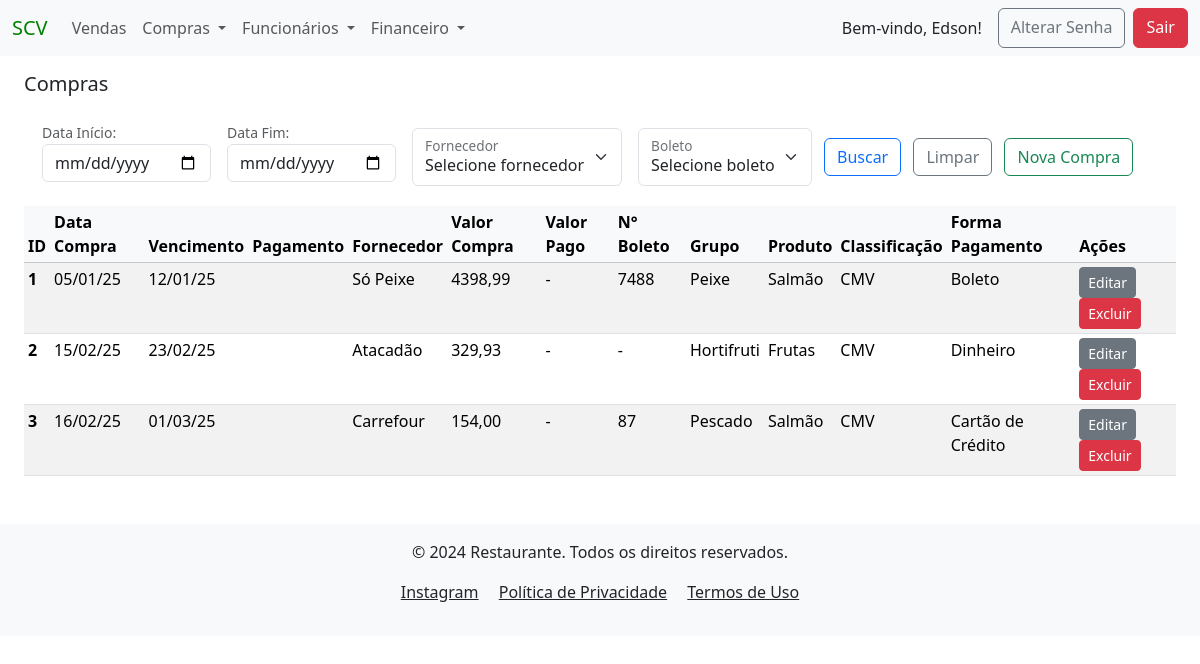
The page /compras/ (signed in) on the database as committed earlier.
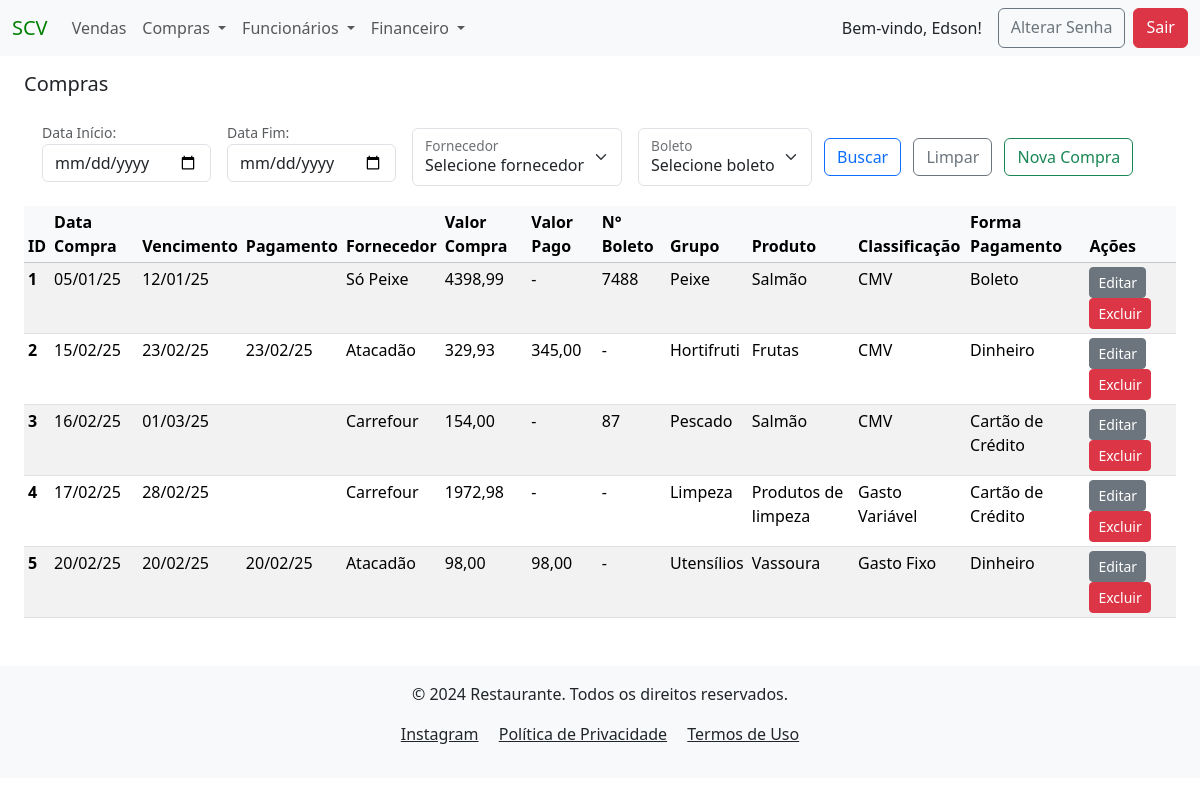
The same page on the database as committed later.
### compras/models.py (models this page shows)
class Compras(models.Model):
    classificacao_choices = [
                        ('CMV', 'CMV'),
                        ('Gasto Fixo', 'Gasto Fixo'),
                        ('Gasto Variável', 'Gasto Variável')
                        ]
    tipo_pagamento = [
                    ('Dinheiro', 'Dinheiro'),
                    ('Cartão de Crédito', 'Cartão de Crédito'),
                    ('Cartão Débito', 'Cartão Débito'),
                    ('Pix', 'Pix'),
                    ('Cheque', 'Cheque'),
                    ('Transferência', 'Transferência'),
                    ('Boleto', 'Boleto'),
                    ('Débito Automático', 'Débito Automático')
    ]
    created_at = models.DateTimeField(auto_now_add=True)
    data_compra = models.DateField(verbose_name="Data da Venda", null=False, blank=False)
    data_vencimento = models.DateField(verbose_name="Data do Vencimento", null=True, blank=False)
    data_pagamento = models.DateField(verbose_name="Data do Pagamento", null=True, blank=True)
    fornecedor = models.ForeignKey(Fornecedor, on_delete=models.PROTECT, verbose_name="Fornecedor", null=False, blank=False)
    valor_compra = models.DecimalField(verbose_name="Valor da Compra", max_digits=9, decimal_places=2, null=False, blank=False)
    valor_pago = models.DecimalField(verbose_name="Valor de Pagamento", max_digits=9, decimal_places=2, null=True, blank=True)
    qtd = models.CharField(verbose_name="Quantidade", max_length=10, null=True, blank=True)
    numero_boleto = models.CharField(verbose_name="Boleto", max_length=10, null=True, blank=True)
    grupo_produto = models.CharField(verbose_name="Grupo do Produto", max_length=20, null=True, blank=False)
    produto = models.CharField(verbose_name="Produto", max_length=20, null=True, blank=False)
    classificacao = models.CharField(verbose_name="Classificação", choices=classificacao_choices, max_length=20, null=True, blank=False)
    forma_pagamento = models.CharField(verbose_name="Forma de Pagamento", choices=tipo_pagamento, max_length=17, null=True, blank=False)
    observacao = models.CharField(verbose_name="Observação", max_length=35, null=True, blank=True)
    author = models.ForeignKey(User, on_delete=models.PROTECT, blank=False, default=1)
    dt_atualizado = models.DateTimeField(auto_now=True, null=False, blank=False)

class Fornecedor(models.Model):
    created_at = models.DateTimeField(auto_now_add=True)
    nome_empresa = models.CharField(verbose_name="Fornecedor", max_length=50, blank=False, unique=True)
    cnpj = models.CharField(verbose_name="CNPJ", max_length=14, null=True, blank=True)
    nome_contato = models.CharField(verbose_name="Contato", max_length=35, null=True, blank=True)
    telefone = models.CharField(verbose_name="Telefone", max_length=15, null=True, blank=True)
    email = models.CharField(verbose_name="E-mail", max_length=40, null=True, blank=True)
    endereco = models.CharField(verbose_name="Endereço", max_length=255, null=True, blank=True)
    cep = models.CharField(verbose_name="CEP", max_length=8, null=True, blank=True)
    numero = models.CharField(verbose_name="Número", max_length=10, null=True, blank=True)
    bairro = models.CharField(verbose_name="Bairro", max_length=20, null=True, blank=True)
    cidade = models.CharField(verbose_name="Cidade", max_length=30, null=True, blank=True)
    author = models.ForeignKey(User, on_delete=models.PROTECT, blank=False, default=1)
    dt_atualizado = models.DateTimeField(auto_now=True, null=False, blank=False)
    def __str__(self):
        return f"{self.nome_empresa}"

### compras/views.py (the view, shortened to what this page needs)
# urls.py: path('compras/', ComprasListView.as_view(), name="compras_list"),
class ComprasListView(LoginRequiredMixin, PermissionRequiredMixin,ListView):
    model = Compras
    permission_required = 'compras.view_compras'  # Permissão para visualizar objetos'
    def get_queryset(self):
        queryset = Compras.objects.all()
        data_inicio = self.request.GET.get('data_inicio')
        data_fim = self.request.GET.get('data_fim')
        fornecedor_selecionado = self.request.GET.getlist('fornecedor[]')
        boleto_selecionado = self.request.GET.getlist('numero_boleto[]')
        if data_inicio:
            queryset = queryset.filter(data_compra__gte=data_inicio)
        if data_fim:
            queryset = queryset.filter(data_compra__lte=data_fim)
        fornecedor_selecionado = [f for f in fornecedor_selecionado if f]  # Remove valores vazios
        if fornecedor_selecionado:  # Só aplica o filtro se a lista não estiver vazia
            queryset = queryset.filter(fornecedor__id__in=fornecedor_selecionado)
        boleto_selecionado = [b for b in boleto_selecionado if b]  # Remove valores vazios
        if boleto_selecionado:
            queryset = queryset.filter(numero_boleto__in=boleto_selecionado)
        return queryset
    def get_context_data(self, **kwargs):
        context = super().get_context_data(**kwargs)
        context['fornecedores'] = Fornecedor.objects.all()
        context['numero_boleto'] = Compras.objects.values_list('numero_boleto', flat=True).distinct()
        return context

### compras/templates/compras/compras_list.html (shortened to what this page needs)
{% extends 'global/base.html' %}
{% block content %}
    <h5 class="mb-4 mt-3">Compras</h5>
    <div class="container">
        <form action="" method="GET" class="d-flex align-items-center">
            <div class="mb-2 me-2">
                <small for="data_inicio" class="form-text">Data Início:</small>
                <input type="date" class="form-control" id="data_inicio" name="data_inicio" value="{{ request.GET.data_inicio }}">
            </div>
            <div class="mb-2 ms-2 me-2">
                <small for="data_fim" class="form-text">Data Fim:</small>
                <input type="date" class="form-control" id="data_fim" name="data_fim" value="{{ request.GET.data_fim }}">
            </div>
            <div class="form-floating ms-2 me-2 mt-1">
                <select class="form-select" id="floatingSelect" name="fornecedor[]" aria-label="Floating label select example">
                    <option value="">Selecione fornecedor</option>
                </select>
                <label for="floatingSelect">Fornecedor</label>
            </div>
            <div class="form-floating me-2 ms-2 mt-1">
                <select class="form-select" id="floatingSelect" name="numero_boleto[]" aria-label="Floating label select example">
                    <option value="">Selecione boleto</option>
                </select>
                    <label for="floatingSelect">Boleto</label>
            </div>
            <div class="mb-1 ms-1 mt-2">
                <button type="submit" class="btn btn-outline-primary me-2" name="buscar_compras">Buscar</button>
                <a href="{% url 'compras_list' %}" class="btn btn-outline-secondary me-2">Limpar</a>
                <a href="{% url 'create_compras' %}" class="btn btn-outline-success me-2">Nova Compra</a>
            </div>
        </form>
    </div>
    {% if compras_list %}
        <table class="table table-sm table-striped table-hover mt-3">
            <thead class="table-light">
            <tr>
                <th scope="col">ID</th>
                <th scope="col">Data Compra</th>
                <th scope="col">Vencimento</th>
                <th scope="col">Pagamento</th>
                <th scope="col">Fornecedor</th>
                <th scope="col">Valor Compra</th>
                <th scope="col">Valor Pago</th>
                <th scope="col">N° Boleto</th>
                <th scope="col">Grupo</th>
                <th scope="col">Produto</th>
                <th scope="col">Classificação</th>
                <th scope="col">Forma Pagamento</th>
                <th scope="col">Ações</th>
            </tr>
            </thead>
            <tbody>
                {% for compras in compras_list %}
                    <tr>
                        <th scope="row" >{{ compras.pk }}</th>
                        <td>{{ compras.data_compra| date:"d/m/y"}}</td>
                        <td>{{ compras.data_vencimento| date:"d/m/y"}}</td>
                        <td>{{ compras.data_pagamento| date:"d/m/y"}}</td>
                        <td>{{ compras.fornecedor }}</td>
                        <td>{{ compras.valor_compra| floatformat:2| default:"-" }}</td>
                        <td>{{ compras.valor_pago| floatformat:2| default:"-" }}</td>
                        <td>{{ compras.numero_boleto| default:"-" }}</td>
                        <td>{{ compras.grupo_produto| default:"-" }}</td>
                        <td>{{ compras.produto| default:"-" }}</td>
                        <td>{{ compras.classificacao| default:"-" }}</td>
                        <td>{{ compras.forma_pagamento| default:"-" }}</td>
                        <td>
                            <a href="{% url 'update_compras' pk=compras.pk %}" class="btn btn-secondary btn-sm" >Editar</a>
                            <a href="{% url 'delete_compras' pk=compras.pk %}" class="btn btn-danger btn-sm" >Excluir</a>
                        </td>
                    </tr>
                {% endfor %}
            </tbody>
        </table>
    {% else %}
        <div class="container">
            <div class="alert alert-warning mt-3" role="alert">
                Não há compras para o filtro selecionado.
            </div>
        </div>
    {% endif %}
{% endblock content %}

### project/templates/global/base.html (shortened to what this page needs)
<!DOCTYPE html>
<html lang="pt-br">
  <head>
    <link href="https://cdn.jsdelivr.net/npm/bootstrap@5.3.3/dist/css/bootstrap.min.css" rel="stylesheet">
  </head>
  <body>
    <nav class="navbar navbar-expand-lg bg-body-tertiary">
      <div class="container-fluid">
        <a class="navbar-brand" href="{% url 'menu' %}" style="color: green">SCV</a>
        <div class="collapse navbar-collapse" id="navbarSupportedContent">
          <ul class="navbar-nav me-auto mb-2 mb-lg-0">
            <li class="nav-item">
              <a class="nav-link" href="{% url 'venda_list' %}">Vendas</a>
            <li class="nav-item dropdown">
              <a class="nav-link dropdown-toggle" href="#" role="button" data-bs-toggle="dropdown" aria-expanded="false">
                Compras
              </a>
            </li>
            <li class="nav-item dropdown">
              <a class="nav-link dropdown-toggle" href="#" role="button" data-bs-toggle="dropdown" aria-expanded="false">
                Funcionários
              </a>
            </li>
            <li class="nav-item dropdown">
              <a class="nav-link dropdown-toggle" href="#" role="button" data-bs-toggle="dropdown" aria-expanded="false">
              Financeiro
              </a>
            </li>
          </ul>
          <div class="d-flex ms-auto">
            {% if user.is_authenticated %}
              <span class="navbar-text text-dark me-3">
                Bem-vindo, {{ user.first_name }}!
              </span>
              <a href="{% url 'password_change' %}" class="btn btn-outline-secondary me-2">Alterar Senha</a>
              <a href="{% url 'logout' %}" class="btn btn-danger">Sair</a>
            {% else %}
              <a href="{% url 'login' %}" class="btn btn-outline-light">Login</a>
            {% endif %}
          </div>
        </div>
      </div>
    </nav>
    <main class="container-fluid px-4">
        {% block content %}{% endblock content %}
    </main>
      <footer class="bg-body-tertiary text-dark py-3 mt-5">
        <div class="container text-center">
            <p>&copy; 2024 Restaurante. Todos os direitos reservados.</p>
            <p>
                <a href="https://www.instagram.com/sushicasaverde/"
                    class="text-dark me-3"
                    target="_blank"
                    rel="noopener noreferrer"
                    >Instagram</a>
                <a href="#" class="text-dark me-3">Política de Privacidade</a>
                <a href="#" class="text-dark">Termos de Uso</a>
            </p>
        </div>
      </footer>
  </body>
</html>

Rows that differ between the two databases and show on the page:
changed Compras "Hortifruti": data_pagamento (not shown) → "23/02/25"; valor_pago "-" → "345,00"
added Compras: pk "4", data_compra "17/02/25", data_vencimento "28/02/25", fornecedor "Carrefour", valor_compra "1972,98", valor_pago "-", numero_boleto "-", grupo_produto "Limpeza", produto "Produtos de limpeza", classificacao "Gasto Variável", forma_pagamento "Cartão de Crédito"
added Compras: pk "5", data_compra "20/02/25", data_vencimento "20/02/25", data_pagamento "20/02/25", fornecedor "Atacadão", valor_compra "98,00", valor_pago "98,00", numero_boleto "-", grupo_produto "Utensílios", produto "Vassoura", classificacao "Gasto Fixo", forma_pagamento "Dinheiro"
